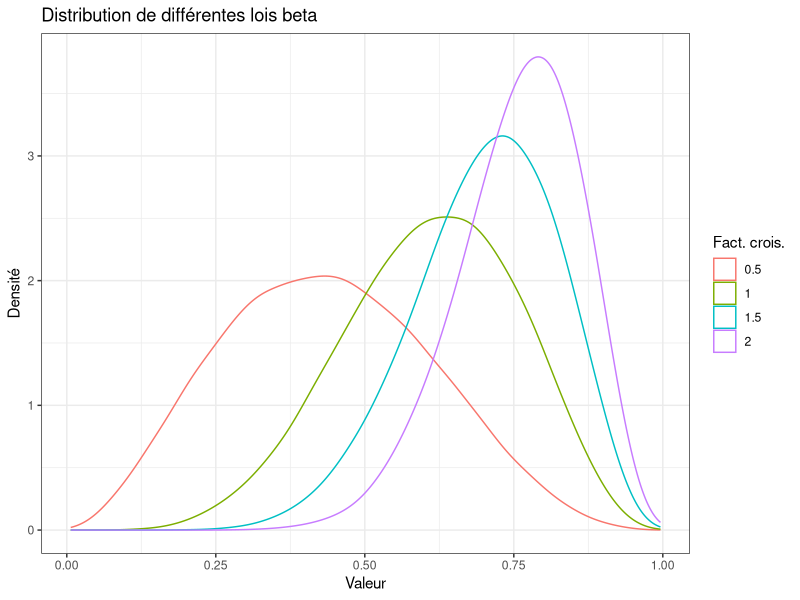
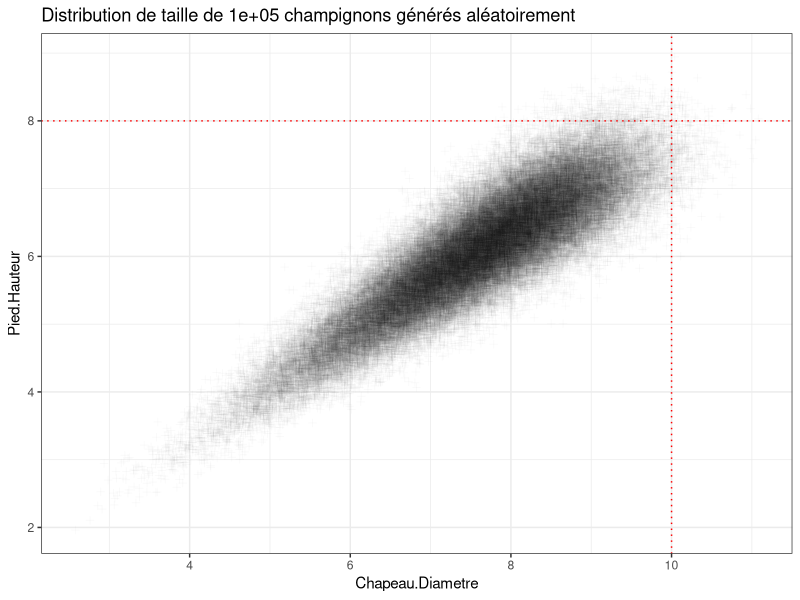
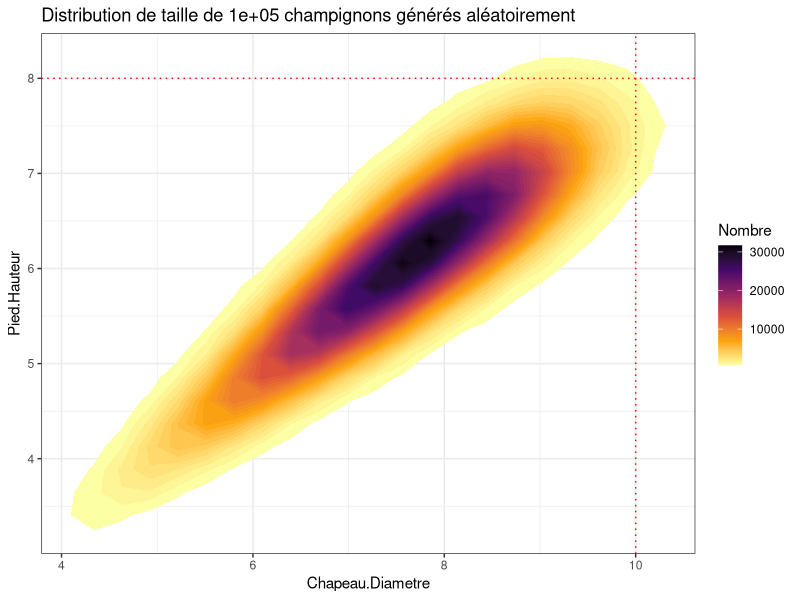
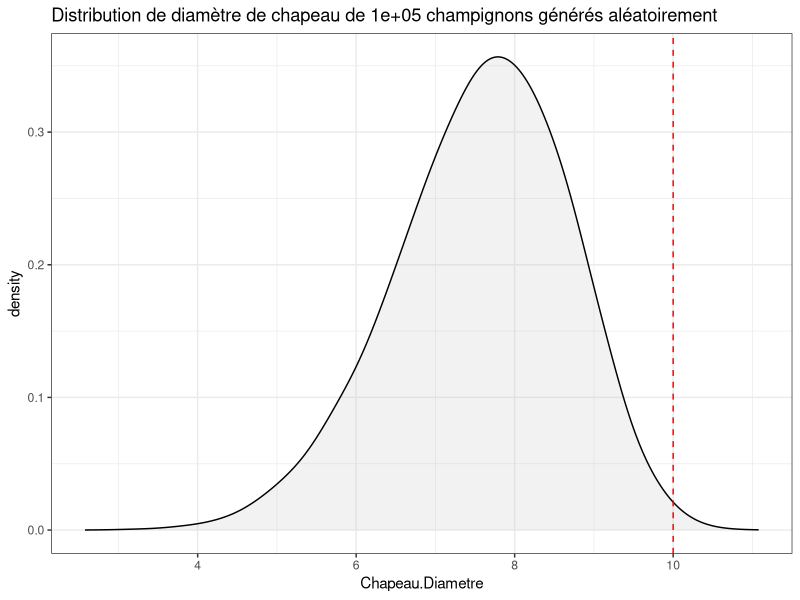

The R source for these figures, in order:
##########################
#     INITIALISATION     #
##########################

# Chargement des bibliothèques
library(tidyverse)    # Outils génériques

##################################
#       FACTEUR CROISSANCE       #
##################################

n_distrib <- 1e5
facteurs <- c(.5, 1, 1.5, 2)

loi_beta <- function(facteur){rbeta(n = n_distrib, shape1 = 6*facteur, shape2 =4, ncp = .5*facteur)}

beta <-lapply(X = facteurs, FUN = loi_beta)
names(beta) <- facteurs
beta <- as.data.frame(beta)
beta <- pivot_longer(beta, cols = 1:ncol(beta))
beta$name <- str_remove(beta$name, "X")

lois_beta <- ggplot(data = beta, aes(x = value, colour = name)) +
  ggtitle("Distribution de différentes lois beta") +
  labs(colour= "Fact. crois.") +
  xlab("Valeur") +
  ylab("Densité") +
  geom_density(alpha = .7, bw = .025) + 
  theme_bw()

###############################
#       DISTRIBUTION 2D       #
###############################

n_champis <- 1e5      # Nombre de champignons
f_crois <- 2          # Facteur de croissance

Chap.Diam <- 10
Pied.Haut <- 8

Champi_demo <- NULL
Champi_demo$FacteurTaille <- rbeta(n = n_champis, shape1 = 6*f_crois, shape2 =4, ncp = .5*f_crois)
Champi_demo$Chapeau.Diametre <- Chap.Diam*Champi_demo$FacteurTaille*rnorm(n = n_champis, mean = 1, sd = .05) #.1
Champi_demo$Pied.Hauteur <- Pied.Haut*Champi_demo$FacteurTaille*rnorm(n = n_champis, mean = 1, sd = .05)
Champi_demo <- as.data.frame(Champi_demo)

outliers_diam <- mean(Champi_demo$Chapeau.Diametre > Chap.Diam)

scatter2d <-ggplot(data = Champi_demo, aes(x = Chapeau.Diametre, y = Pied.Hauteur)) +
  ggtitle(paste0("Distribution de taille de ", n_champis, " champignons générés aléatoirement")) +
  geom_point(shape = 3, alpha = 2e3/n_champis) +
  theme_bw() +
  geom_vline(xintercept = Chap.Diam, linetype = "dotted", color = "red") +
  geom_hline(yintercept = Pied.Haut, linetype = "dotted", color = "red")

densite2d <- ggplot(data = Champi_demo, aes(x = Chapeau.Diametre, y = Pied.Hauteur)) +
  ggtitle(paste0("Distribution de taille de ", n_champis, " champignons générés aléatoirement")) +
  # geom_density2d_filled(bins = 100) +
  # geom_density2d(bins=15, color = "white", alpha = .2) +
  # scale_fill_viridis_d(option = "H", direction = 1) + #B,F,G (H)
  # theme(legend.position="none") +
  stat_density_2d(geom = "polygon", contour = TRUE, contour_var = "count",       #density, count, ndensity
                  aes(fill = after_stat(level)),
                  bins = 50, n = 30) +
  scale_fill_viridis_c(option = "B", direction = -1, name = "Nombre") + #B,F,G (H)
  theme_bw() +
  geom_vline(xintercept = Chap.Diam, linetype = "dotted", color = "red") +
  geom_hline(yintercept = Pied.Haut, linetype = "dotted", color = "red")

distrib_diametre <- ggplot(data = Champi_demo, aes(x = Chapeau.Diametre)) +
  ggtitle(paste0("Distribution de diamètre de chapeau de ", n_champis, " champignons générés aléatoirement")) +
#  geom_histogram(bins = 40, color = "black", fill = "grey") +
  geom_density(bw = .2, fill = "grey", alpha = .2) +
  theme_bw() +
  geom_vline(xintercept = Chap.Diam, linetype = "dashed", color = "red")

lois_beta           # Profil des lois beta selon facteur de croissance
scatter2d           # Nuage de points des tailles/diamètres
densite2d           # Graphique de densité des tailles/diamètres
distrib_diametre    # Distribution du diamètre
outliers_diam*100       # % de diamètres hors-norme


save.image(file = "EKR-Champis-Intro.RData")
